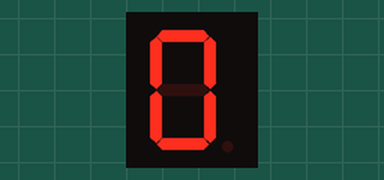
Bench run of a sketch on a simulated Arduino Uno, built with avr-gcc and run on an emulated ATmega328P. On the bench: 1-digit seven-segment display. Wiring (inferred from the names in the program): 1-digit 7-segment display, segments lit when HIGH: segments pin 10, pin 9, pin 8, pin 7, pin 6, pin 5, pin 4. The segment pins are drawn as the display they are named for.

Above: at 0.1 s.
At 1.1 s:
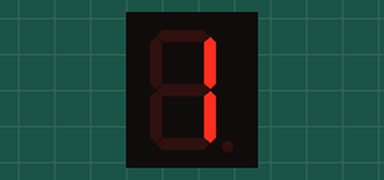
At 2.1 s:
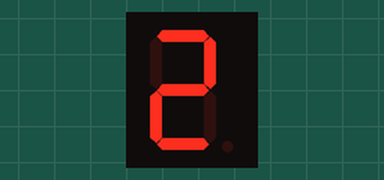

The sketch:

2C_KASUS_1.ino
```cpp
int a=10;
int b=9; int c=8; int d=7;
int e=6; int f=5; int
g=4;
void setup(){
for(int i=10; i>=4; i--){
pinMode(i,OUTPUT);
 }
} void loop(){
for(int i=0; i<=2; i++){
segment(i);
delay(1000);
}
}
void segment(int angka){
if (angka==0){
digitalWrite(a,HIGH);
digitalWrite(b,HIGH);
digitalWrite(c,HIGH);
digitalWrite(d,HIGH);
digitalWrite(e,HIGH);
digitalWrite(f,HIGH);
digitalWrite(g,LOW);
 } if (angka==1){
digitalWrite(a,LOW);
digitalWrite(b,HIGH);
digitalWrite(c,HIGH);
digitalWrite(d,LOW);
digitalWrite(e,LOW);
digitalWrite(f,LOW);
digitalWrite(g,LOW);
 } if (angka==2){
digitalWrite(a,HIGH);
digitalWrite(b,HIGH);
digitalWrite(c,LOW);
digitalWrite(d,HIGH);
digitalWrite(e,HIGH);
digitalWrite(f,LOW);
digitalWrite(g,HIGH);
 }
}
```

Measured:
- by itself, everything shown: repeats every 3.0 s, in 3 steps
- what the display in image 1 shows lasts 1.0 s, from 1.0 s to 2.0 s
